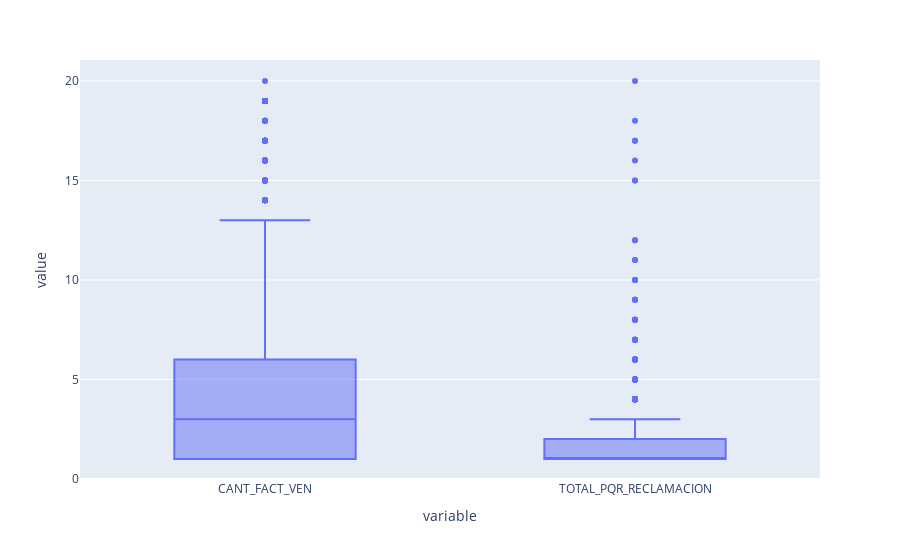

The notebook cell saved with this chart:
### Code cell
fig = px.box(df2, y=['CANT_FACT_VEN', 'TOTAL_PQR_RECLAMACION'])
fig.show()

### Figure 1 — Plotly figure (JSON) as saved in the notebook; plotly's stock layout.template omitted (floating-point values rounded to 4 significant figures; data arrays with more than 128 entries replaced by an {"elided": "..."} marker saying what was removed)
{"data": [{"alignmentgroup": "True", "hovertemplate": "variable=%{x}<br>value=%{y}<extra></extra>", "legendgroup": "", "marker": {"color": "#636efa"}, "name": "", "notched": false, "offsetgroup": "", "orientation": "v", "showlegend": false, "type": "box", "x": {"elided": "3878 str values"}, "x0": " ", "xaxis": "x", "y": {"elided": "3878 int values"}, "y0": " ", "yaxis": "y"}], "layout": {"autosize": true, "boxmode": "group", "legend": {"tracegroupgap": 0}, "margin": {"t": 60}, "xaxis": {"anchor": "y", "autorange": true, "domain": [0, 1], "range": [-0.5, 1.5], "title": {"text": "variable"}, "type": "category"}, "yaxis": {"anchor": "x", "autorange": true, "domain": [0, 1], "range": [-0.05556, 21.06], "title": {"text": "value"}, "type": "linear"}}}
